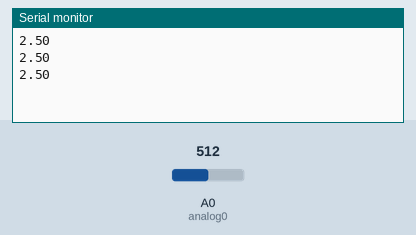
The sketch below on a simulated Arduino Uno, built with avr-gcc and run on an emulated ATmega328P. Shown: the last lines printed to the serial monitor. The inputs (shaded band) are chosen by the test bench; at power-on: A0 (analog0) = 512.

Above: at 1.3 s.
1.4 s: A0 (analog0) set to 716
At 1.9 s:
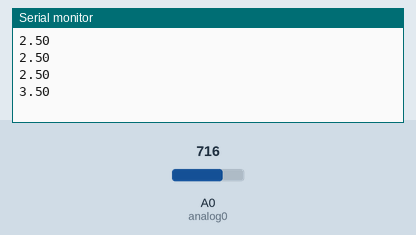
2.9 s: A0 (analog0) set to 900
At 3.4 s:
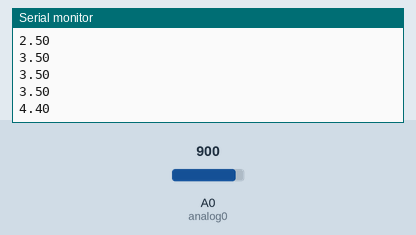
Timing chart, 0 to 5.9 s (numbered marks = the images above; inputs shaded):
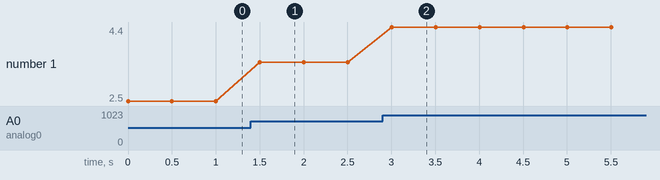

Measured:
- after the input at 1.4 s, the serial monitor: prints a new line after 0.10 s (image 1)
- after the input at 2.9 s, the serial monitor: prints a new line after 0.10 s (image 2)
- plotted number 1: 2.5 → 3.5 after the input at 1.4 s, 3.5 → 4.4 after the input at 2.9 s

The sketch:

voltageRead.ino
```cpp
/*

*/
int analog0=0; //analog 0
void setup() {
    analogReference(DEFAULT);
    Serial.begin(9600);
}

void loop() {
    double data=analogRead(analog0); //convert the integer type of input data to double in order for the conversion for voltage
    Serial.println(data*5/1023); //conversion from data in sample units to data in voltage
    delay(500);
}
```
